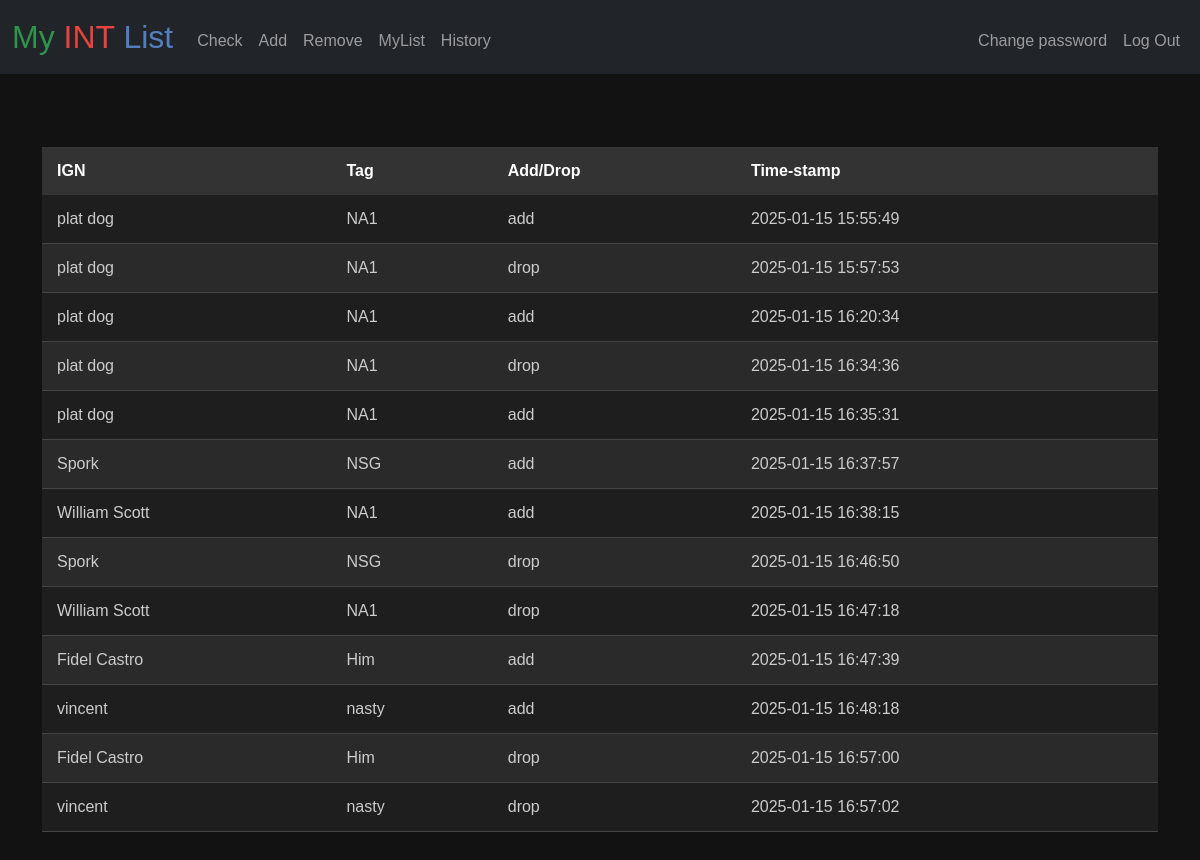
The app's page /history (signed in) with its own data.
### tables this page shows
CREATE TABLE 'history' ('id' INTEGER PRIMARY KEY NOT NULL, 'user_id' INTEGER, 'summ_name' INTEGER, 'summ_tag' INTEGER,'bool' TEXT, 'timestamp'  DATETIME DEFAULT CURRENT_TIMESTAMP  );

### app.py (the view)
@app.route("/history")
@login_required
def history():
    ints = db.execute("SELECT summ_name, summ_tag, bool, timestamp FROM history WHERE user_id = ?", session["user_id"])
    return render_template("history.html", ints=ints)

### app.py (called while the page is built)
@app.after_request
def after_request(response):
    response.headers["Cache-Control"] = "no-cache, no-store, must-revalidate"
    response.headers["Expires"] = 0
    response.headers["Pragma"] = "no-cache"
    return response

### helpers.py (called while the page is built)
def login_required(f):
    @wraps(f)
    def decorated_function(*args, **kwargs):
        if session.get("user_id") is None:
            return redirect("/login")
        return f(*args, **kwargs)
    return decorated_function

### templates/history.html (shortened to what this page needs)
{% extends "layout.html" %}
{% block main %}
<table class="styled-table">
    <thead>
        <tr>
            <th>IGN</th>
            <th>Tag</th>
            <th>Add/Drop</th>
            <th>Time-stamp</th>
        </tr>
    </thead>
    <tbody>
        {% for int in ints %}
        <tr>
            <td>{{ int.summ_name }}</td>
            <td>{{ int.summ_tag }}</td>
            <td>{{ int.bool }}</td>
            <td>{{ int.timestamp }}</td>
        </tr>
        {% endfor %}
    </tbody>
</table>
{% endblock %}

### templates/layout.html (shortened to what this page needs)
<!DOCTYPE html>
<html lang="en">
    <head>
        <link href="https://cdn.jsdelivr.net/npm/bootstrap@5.3.3/dist/css/bootstrap.min.css" rel="stylesheet">
        <link href="/static/styles.css" rel="stylesheet">
    </head>
    <body>
        <nav class="bg-dark navbar navbar-expand-md navbar-dark">
            <div class="container-fluid">
                <a class="navbar-brand" href="/"><span class="green">My</span> <span class="red">INT</span> <span class="blue">List</span></a>
                <div class="collapse navbar-collapse" id="navbar">
                    {% if session["user_id"] %}
                        <ul class="navbar-nav me-auto mt-2">
                            <li class="nav-item"><a class="nav-link" href="/check">Check</a></li>
                            <li class="nav-item"><a class="nav-link" href="/add">Add</a></li>
                            <li class="nav-item"><a class="nav-link" href="/remove">Remove</a></li>
                            <li class="nav-item"><a class="nav-link" href="/">MyList</a></li>
                            <li class="nav-item"><a class="nav-link" href="/history">History</a></li>
                        </ul>
                        <ul class="navbar-nav ms-auto mt-2">
                            <li class="nav-item"><a class="nav-link" href="/change">Change password</a></li>
                            <li class="nav-item"><a class="nav-link" href="/logout">Log Out</a></li>
                        </ul>
                    {% else %}
                        <ul class="navbar-nav ms-auto mt-2">
                            <li class="nav-item"><a class="nav-link" href="/register">Register</a></li>
                            <li class="nav-item"><a class="nav-link" href="/login">Log In</a></li>
                        </ul>
                    {% endif %}
                </div>
            </div>
        </nav>
        <main class="container py-5 text-center">
            {% block main %}{% endblock %}
        </main>
    </body>
</html>

### static/styles.css (style rules this page uses)
nav .navbar-brand { font-size: xx-large; }
nav .navbar-brand .blue { color: #537fbe; }
nav .navbar-brand .red { color: #ea433b; }
nav .navbar-brand .green { color: #2e944b; }
body { background-color: #121212; color: #ffffff; font-family: Arial, sans-serif; margin: 0; padding: 0; }
.styled-table { width: 100%; border-collapse: collapse; margin: 25px 0; font-family: Arial, sans-serif; background-color: #1e1e1e; color: #ccc; }
.styled-table th { background-color: #333; color: #fff; padding: 12px 15px; text-align: left; }
.styled-table td { padding: 12px 15px; text-align: left; border-bottom: 1px solid #444; }
.styled-table tr:nth-child(even) { background-color: #2a2a2a; }

### records on screen
history: summ_name "plat dog", summ_tag "NA1", bool "add", timestamp "2025-01-15 15:55:49"
history: summ_name "plat dog", summ_tag "NA1", bool "drop", timestamp "2025-01-15 15:57:53"
history: summ_name "plat dog", summ_tag "NA1", bool "add", timestamp "2025-01-15 16:20:34"
history: summ_name "plat dog", summ_tag "NA1", bool "drop", timestamp "2025-01-15 16:34:36"
history: summ_name "plat dog", summ_tag "NA1", bool "add", timestamp "2025-01-15 16:35:31"
history: summ_name "Spork", summ_tag "NSG", bool "add", timestamp "2025-01-15 16:37:57"
history: summ_name "William Scott", summ_tag "NA1", bool "add", timestamp "2025-01-15 16:38:15"
history: summ_name "Spork", summ_tag "NSG", bool "drop", timestamp "2025-01-15 16:46:50"
history: summ_name "William Scott", summ_tag "NA1", bool "drop", timestamp "2025-01-15 16:47:18"
history: summ_name "Fidel Castro", summ_tag "Him", bool "add", timestamp "2025-01-15 16:47:39"
history: summ_name "vincent", summ_tag "nasty", bool "add", timestamp "2025-01-15 16:48:18"
history: summ_name "Fidel Castro", summ_tag "Him", bool "drop", timestamp "2025-01-15 16:57:00"
history: summ_name "vincent", summ_tag "nasty", bool "drop", timestamp "2025-01-15 16:57:02"
